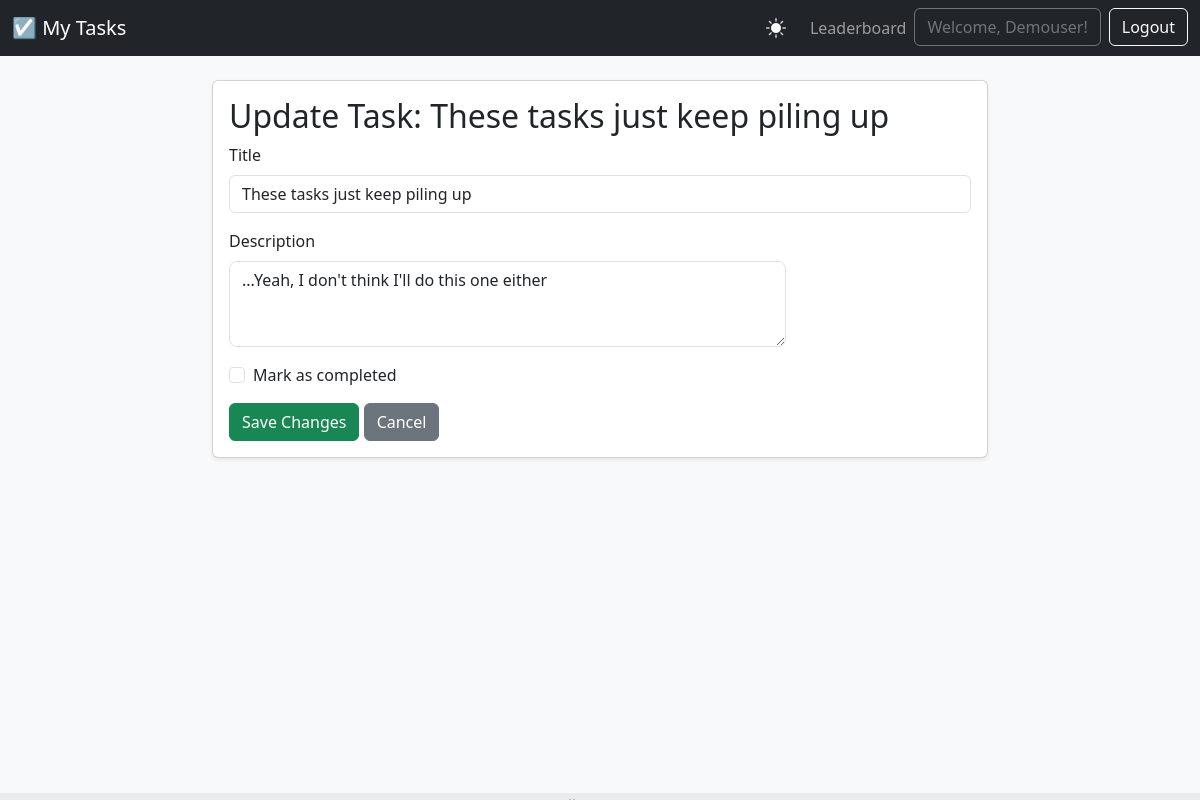
Page /update/19/ (signed in) on the committed database.
### tasks/models.py (models this page shows, shortened)
class Task(models.Model):
    user = models.ForeignKey(User, on_delete=models.CASCADE)
    title = models.CharField(max_length=200)
    description = models.TextField(blank=True)
    completed = models.BooleanField(default=False)
    created_at = models.DateTimeField(auto_now_add=True)
    priority = models.IntegerField(default=0)
    class Meta:
        ordering = ['priority', '-created_at']

### tasks/views.py (the view)
# urls.py: path('update/<int:pk>/', views.task_update, name='task-update'),
@login_required
def task_update(request, pk):
    task = get_object_or_404(Task, id=pk, user=request.user)
    if request.method == 'POST':
        form = TaskForm(request.POST, instance=task)
        if form.is_valid():
            form.save()
            messages.success(request, f'Task "{task.title}" updated successfully!')
            return redirect('task-list')
    else:
        form = TaskForm(instance=task)
    context = {'form': form, 'task': task}
    return render(request, 'tasks/task_update.html', context)

### tasks/forms.py
class TaskForm(forms.ModelForm):
    class Meta:
        model = Task
        fields = ['title', 'description', 'completed']
        widgets = {
            'title': forms.TextInput(attrs={'class': 'form-control'}),
            'description': forms.Textarea(attrs={'class': 'form-control w-75 rounded-3', 'rows': 3}),
            'completed': forms.CheckboxInput(attrs={'class': 'form-check-input'}),
        }

### templates/tasks/task_update.html (shortened to what this page needs)
{% extends 'base.html' %}
{% block content %}
<div class="card shadow-sm">
    <div class="card-body">
        <h2 class="card-title">Update Task: {{ task.title }}</h2>
        <form method="post">
            <div class="mb-3">
                <label for="id_title" class="form-label">Title</label>
                {{ form.title }}
            </div>
            <div class="mb-3">
                <label for="id_description" class="form-label">Description</label>
                {{ form.description }}
            </div>
            <div class="form-check mb-3">
                {{ form.completed }}
                <label class="form-check-label" for="id_completed">
                    Mark as completed
                </label>
            </div>
            <button type="submit" class="btn btn-success">Save Changes</button>
            <a href="{% url 'task-list' %}" class="btn btn-secondary">Cancel</a>
        </form>
    </div>
</div>
{% endblock %}

### templates/base.html (shortened to what this page needs)
{% load static %}
<!doctype html>
<html lang="en">
<head>
    <link href="https://cdn.jsdelivr.net/npm/bootstrap@5.3.3/dist/css/bootstrap.min.css" rel="stylesheet">
    <link rel="stylesheet" href="https://cdn.jsdelivr.net/npm/bootstrap-icons@1.11.3/font/bootstrap-icons.min.css">
</head>
<body class="d-flex flex-column min-vh-100">
    <nav class="navbar navbar-expand-lg navbar-dark bg-dark mb-4">
        <div class="container-fluid">
            <a class="navbar-brand" href="{% url 'task-list' %}">☑️ My Tasks</a>
            <div class="d-flex align-items-center">
                <button id="theme-toggle" class="nav-link text-light me-3">
                    <i class="bi bi-sun-fill"></i> </button>
                <ul class="navbar-nav ms-auto">
                    {% if user.is_authenticated %}
                        <li class="nav-item">
                            <a class="nav-link" href="{% url 'leaderboard' %}">Leaderboard</a>
                        </li>
                        <li class="nav-item">
                            <li class="nav-item me-2">
                                <a href="{% url 'user-profile' %}" class="btn btn-outline-secondary">
                                    Welcome, {{ user.username }}!
                                </a>
                            </li>
                        </li>
                        <li class="nav-item">
                            <form action="{% url 'logout' %}" method="post">
                                <button type="submit" class="btn btn-outline-light">Logout</button>
                            </form>
                        </li>
                    {% endif %}
                </ul>
            </div>
        </div>
    </nav>
    <div class="container" style="padding-bottom: 50px;">
        {% block content %}
        {% endblock %}
    </div>
    <footer class="footer mt-auto py-1 bg-body-secondary">
    </footer>
</body>
</html>

### templates/base.html (style rules this page uses)
body { background-color: #f8f9fa; }
.container { max-width: 800px; }
#theme-toggle { font-size: 1.25rem; cursor: pointer; background: none; border: none; }
.footer { position: fixed; bottom: 0; left: 0; right: 0; transition: transform 0.3s ease-in-out; transform: translateY(calc(100% - 7px)); }

### rows in the picture
Task: title "These tasks just keep piling up", description "...Yeah, I don't think I'll do this one either"

### other values in the picture
{{ user.username }} "Demouser"
